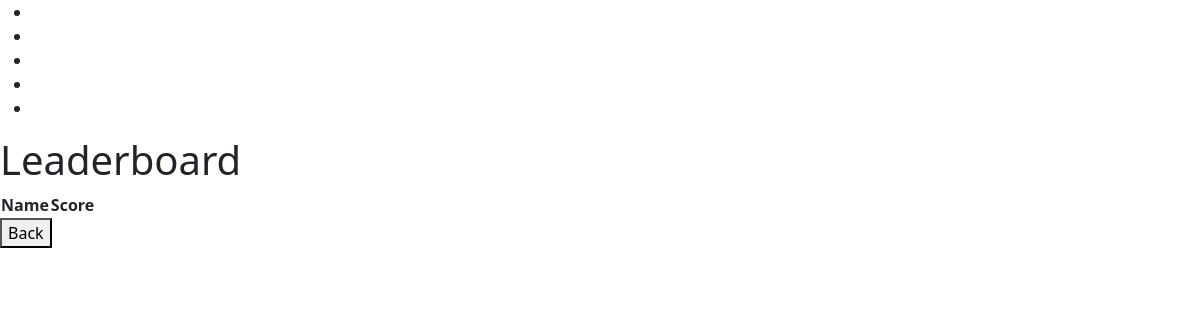
Page /leaderboard_user on the earlier database version.
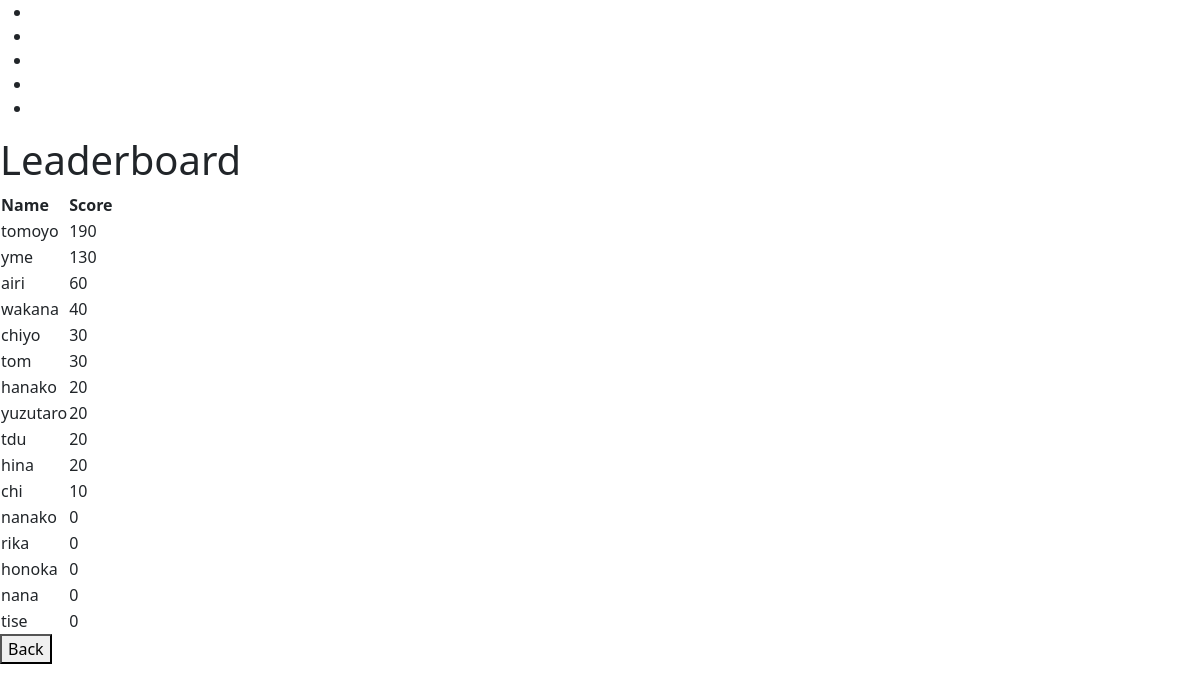
Same page on the later database version.
### app.py (models this page shows)
class Player(db.Model):
    id = db.Column(db.Integer, primary_key=True)
    name = db.Column(db.String(50), unique=True, nullable=False)
    score = db.Column(db.Integer, default=0)

### app.py (the view)
@app.route("/leaderboard_user")
def leaderboard_user():
    players = Player.query.order_by(Player.score.desc()).all()
    return render_template("user/leaderboard.html", players=players)

### templates/user/leaderboard.html
{% extends 'base.html' %}
{% block body %}
<nav>
    <ul>
        <li><a href="#">TOP</a></li>
        <li><a href="#"></a></li>
        <li><a href="#">最新情報</a></li>
        <li><a href="#">ブログ</a></li>
        <li><a href="#">お問い合わせ</a></li>
    </ul>
</nav>
<h1>Leaderboard</h1>
<table>
    <tr>
        <th>Name</th>
        <th>Score</th>
    </tr>
    {% for player in players %}
    <tr>
        <td>{{ player.name }}</td>
        <td>{{ player.score }}</td>
    </tr>
    {% endfor %}
</table>
<a href="/user"><button>Back</button></a>
{% endblock %}

### templates/base.html (shortened to what this page needs)
<!DOCTYPE html>
<html lang="ja">
<head>
  <link rel="stylesheet" href="{{ url_for('static', filename='css/bootstrap.min.css') }}" />
  <link rel="stylesheet" href="../static/css/background.css">
  <link rel="stylesheet" href="../static/css/button.css">
</head>
<body>
  {% block body %}{% endblock %}
</body>
</html>

### static/css/background.css (style rules this page uses)
a { color: #fff; }
html,body { height: 100%; }

Differences in the rows shown:
added Player: name "tomoyo", score "190"
added Player: name "yme", score "130"
added Player: name "airi", score "60"
added Player: name "wakana", score "40"
added Player: name "chiyo", score "30"
added Player: name "tom", score "30"
added Player: name "hanako", score "20"
added Player: name "yuzutaro", score "20"
added Player: name "tdu", score "20"
added Player: name "hina", score "20"
added Player: name "chi", score "10"
added Player: name "nanako", score "0"
added Player: name "rika", score "0"
added Player: name "honoka", score "0"
added Player: name "nana", score "0"
added Player: name "tise", score "0"
